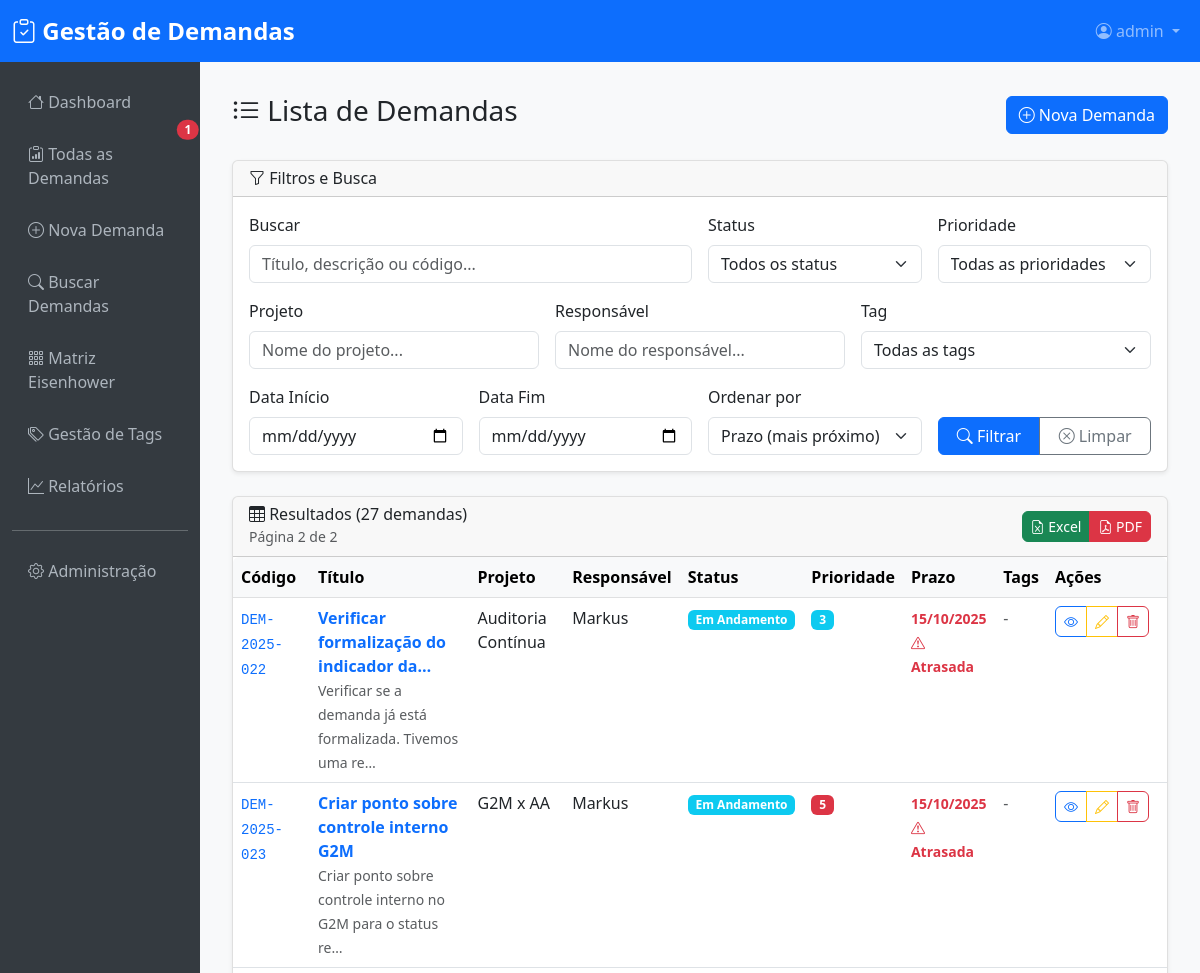
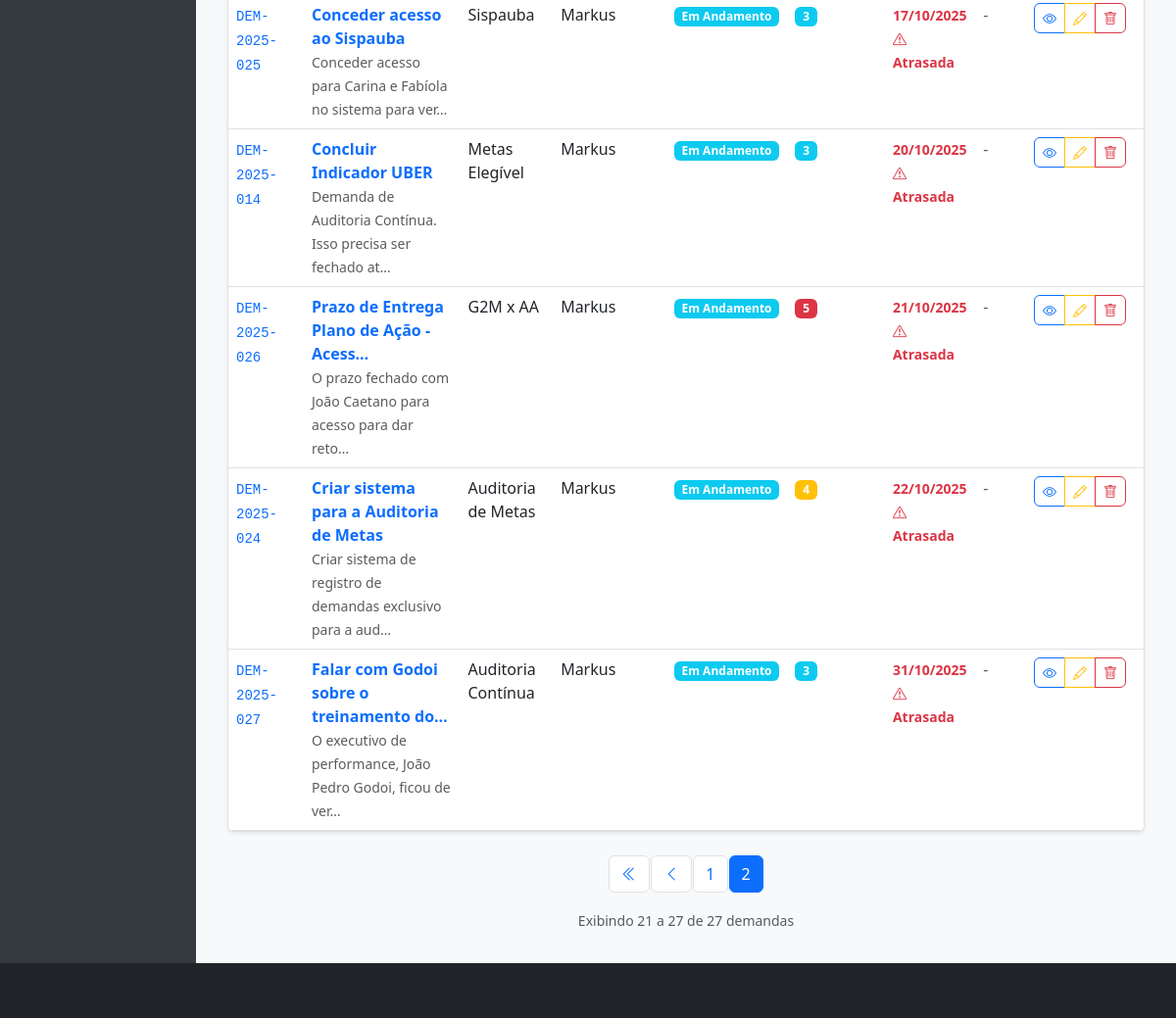
The app's page /demandas/?page=2&order_by=data_prazo (signed in), older data (2 pictures, top to bottom).
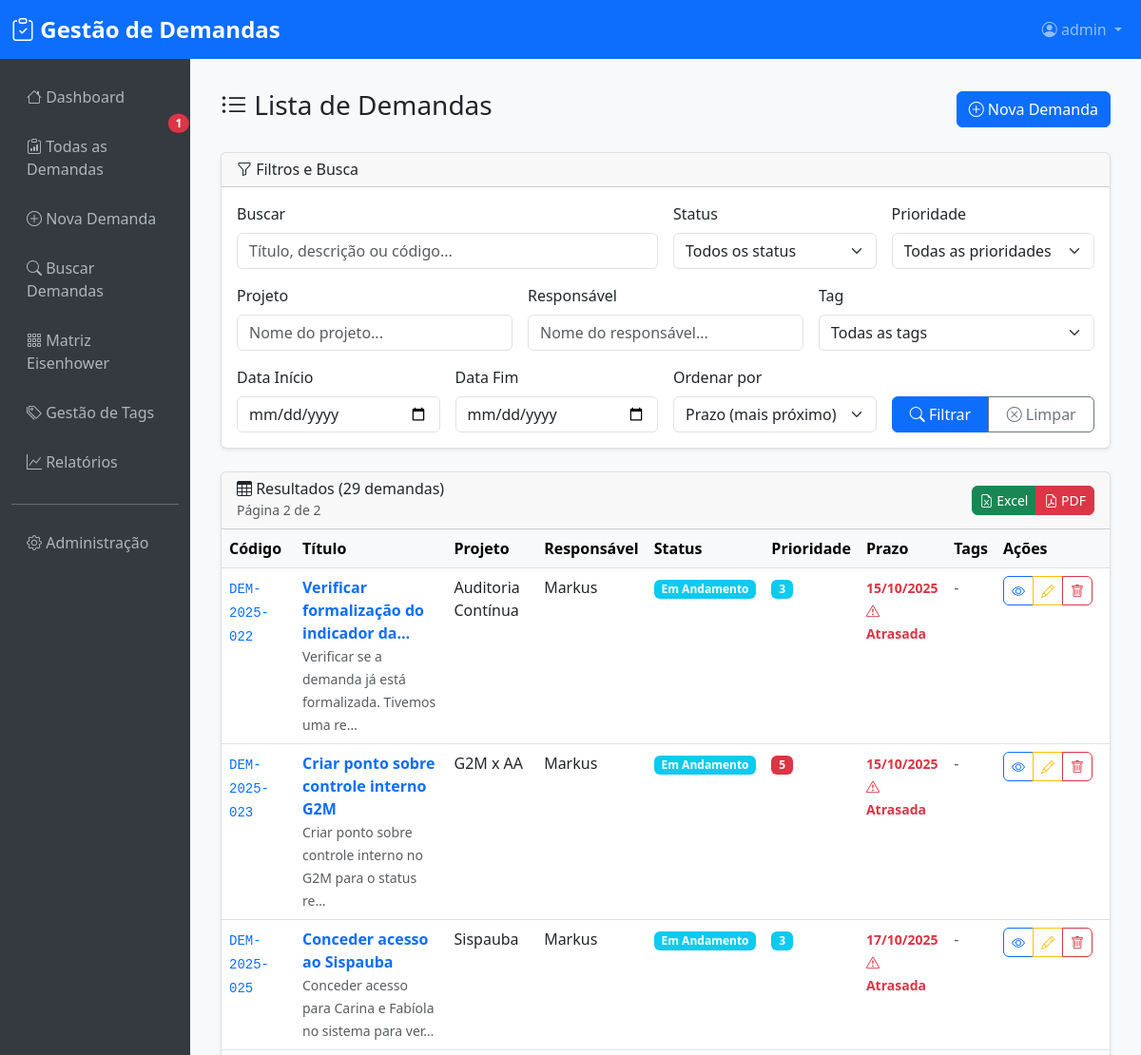
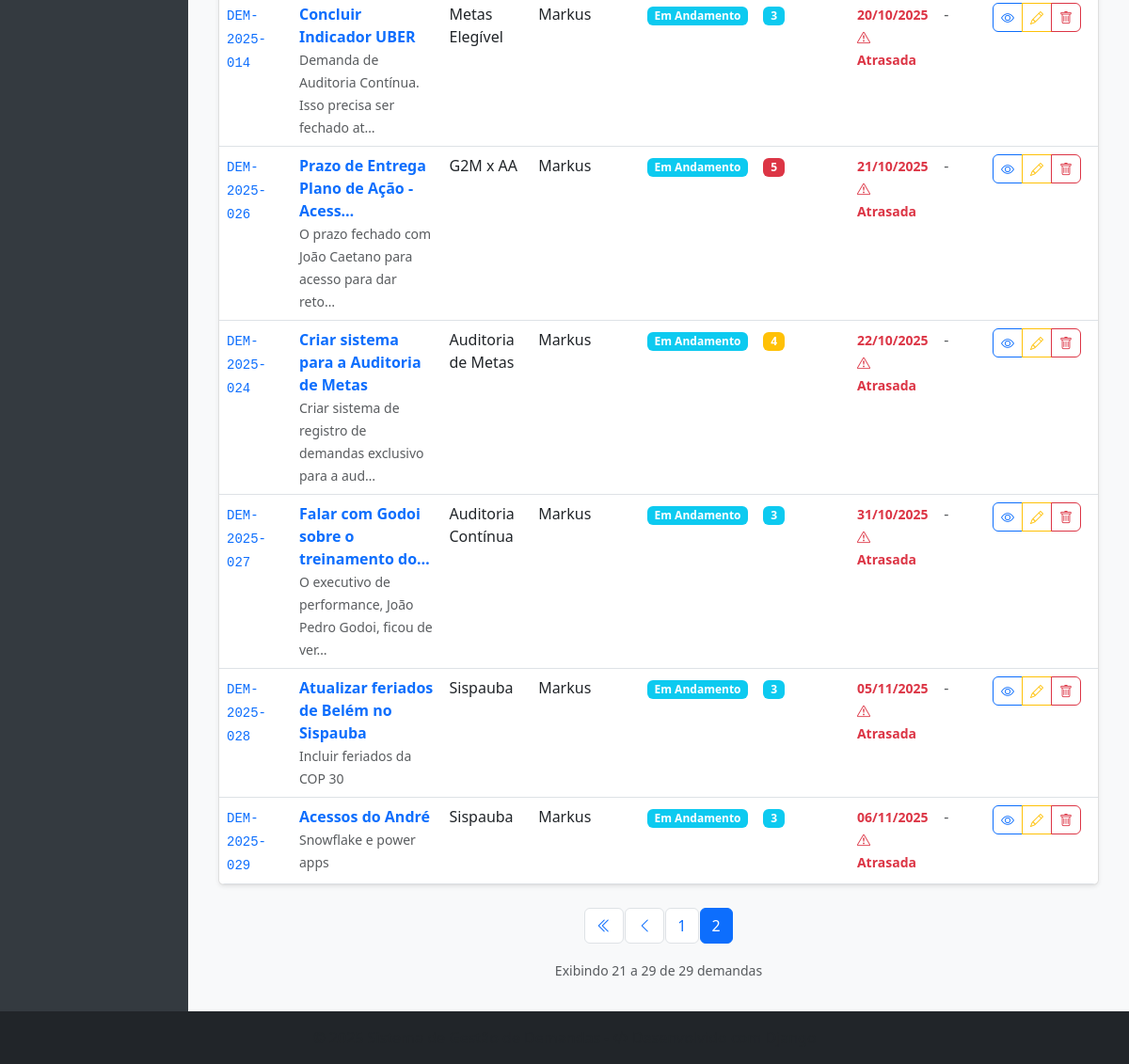
The same page, newer data (2 pictures, top to bottom).
### demandas/models.py (models this page shows, shortened)
class Demanda(models.Model):
    class Status(models.TextChoices):
        PENDENTE = 'pendente', 'Pendente'
        ANDAMENTO = 'andamento', 'Em andamento'
        CONCLUIDA = 'concluida', 'Concluída'
        CANCELADA = 'cancelada', 'Cancelada'
        PAUSA = 'pausa', 'Em pausa'
    class Criticidade(models.TextChoices):
        BAIXA = 'baixa', 'Baixa'
        MEDIA = 'media', 'Média'
        ALTA = 'alta', 'Alta'
        CRITICA = 'critica', 'Crítica'
    class Prioridade(models.IntegerChoices):
        MUITO_BAIXA = 1, '1 - Muito Baixa'
        BAIXA = 2, '2 - Baixa'
        MEDIA = 3, '3 - Média'
        ALTA = 4, '4 - Alta'
        MUITO_ALTA = 5, '5 - Muito Alta'
    STATUS_CHOICES = Status.choices
    CRITICIDADE_CHOICES = Criticidade.choices
    PRIORIDADE_CHOICES = Prioridade.choices
    codigo = models.CharField(
        max_length=20,
        unique=True,
        editable=False,
        verbose_name='Código',
        help_text='Código único gerado automaticamente (DEM-YYYY-NNN)'
    )
    titulo = models.CharField(
        max_length=200,
        verbose_name='Título'
    )
    descricao = models.TextField(
        verbose_name='Descrição'
    )
    solicitante = models.CharField(
        max_length=100,
        verbose_name='Solicitante'
    )
    responsavel = models.CharField(
        max_length=100,
        verbose_name='Responsável'
    )
    projeto = models.CharField(
        max_length=100,
        verbose_name='Projeto'
    )
    data_entrada = models.DateField(
        auto_now_add=True,
        verbose_name='Data de Entrada'
    )
    data_prazo = models.DateField(
        verbose_name='Data de Prazo'
    )
    data_conclusao = models.DateField(
        null=True,
        blank=True,
        verbose_name='Data de Conclusão'
    )
    status = models.CharField(
        max_length=10,
        choices=Status.choices,
        default=Status.PENDENTE,
        verbose_name='Status'
    )
    criticidade = models.CharField(
        max_length=10,
        choices=Criticidade.choices,
        default=Criticidade.MEDIA,
        verbose_name='Criticidade'
    )
    prioridade = models.IntegerField(
        choices=Prioridade.choices,
        default=Prioridade.MEDIA,
        verbose_name='Prioridade'
    )
    riscos = models.TextField(
        blank=True,
        verbose_name='Riscos'
    )
    tempo_estimado = models.DecimalField(
        max_digits=8,
        decimal_places=2,
        verbose_name='Tempo Estimado',
        help_text='Tempo estimado em horas'
    )
    tempo_realizado = models.DecimalField(
        max_digits=8,
        decimal_places=2,
        default=0,
        verbose_name='Tempo Realizado',
        help_text='Tempo realizado em horas'
    )
    tags = models.ManyToManyField(
        Tag,
        blank=True,
        related_name='demandas',
        verbose_name='Tags'
    )
    criado_por = models.ForeignKey(
        User,
        on_delete=models.CASCADE,
        related_name='demandas_criadas',
        verbose_name='Criado por'
    )
    criado_em = models.DateTimeField(
        auto_now_add=True,
        verbose_name='Criado em'
    )
    atualizado_em = models.DateTimeField(
        auto_now=True,
        verbose_name='Atualizado em'
    )
    class Meta:
        ordering = ['-criado_em']
        verbose_name = 'Demanda'
        verbose_name_plural = 'Demandas'
        indexes = [
            models.Index(fields=['status']),
            models.Index(fields=['prioridade']),
            models.Index(fields=['data_prazo']),
            models.Index(fields=['criado_por']),
        ]
    @property
    def esta_atrasada(self) -> bool:
        status_finalizados = {self.Status.CONCLUIDA, self.Status.CANCELADA}
        if self.status in status_finalizados:
            return False
        return timezone.now().date() > self.data_prazo

### demandas/views.py (the view)
# urls.py: path('demandas/', views.DemandaListView.as_view(), name='demanda_list'),
class DemandaListView(LoginRequiredMixin, ListView):
    model = Demanda
    template_name = 'demandas/demanda_list.html'
    context_object_name = 'demandas'
    paginate_by = DEMANDAS_PER_PAGE
    VALID_ORDER_FIELDS = {
        'data_prazo', '-data_prazo',
        'prioridade', '-prioridade',
        'status', '-status',
        'criado_em', '-criado_em',
    }
    def get_queryset(self):
        queryset = Demanda.objects.all()
        queryset = self._apply_search_filter(queryset)
        queryset = self._apply_field_filters(queryset)
        queryset = self._apply_date_filters(queryset)
        queryset = self._apply_ordering(queryset)
        return queryset.distinct()
    def _apply_search_filter(self, queryset):
        search = self.request.GET.get('search')
        if search:
            queryset = queryset.filter(
                Q(titulo__icontains=search) |
                Q(descricao__icontains=search) |
                Q(codigo__icontains=search)
            )
        return queryset
    def _apply_field_filters(self, queryset):
        filters = {
            'status': 'status',
            'prioridade': 'prioridade',
            'projeto': 'projeto__icontains',
            'responsavel': 'responsavel__icontains',
            'tag': 'tags__id',
        }
        for param, field in filters.items():
            value = self.request.GET.get(param)
            if value:
                queryset = queryset.filter(**{field: value})
        return queryset
    def _apply_date_filters(self, queryset):
        data_inicio = self.request.GET.get('data_inicio')
        data_fim = self.request.GET.get('data_fim')
        if data_inicio:
            queryset = queryset.filter(data_entrada__gte=data_inicio)
        if data_fim:
            queryset = queryset.filter(data_entrada__lte=data_fim)
        return queryset
    def _apply_ordering(self, queryset):
        order_by = self.request.GET.get('order_by', '-criado_em')
        if order_by in self.VALID_ORDER_FIELDS:
            queryset = queryset.order_by(order_by)
        return queryset
    def get_context_data(self, **kwargs):
        context = super().get_context_data(**kwargs)
        context['tags'] = Tag.objects.all()
        context['status_choices'] = Demanda.STATUS_CHOICES
        context['prioridade_choices'] = Demanda.PRIORIDADE_CHOICES
        get_copy = self.request.GET.copy()
        if 'page' in get_copy:
            get_copy.pop('page')
        context['query_params'] = get_copy.urlencode()
        return context

### demandas/templates/demandas/demanda_list.html (shortened to what the changed rows need)
{% extends 'base.html' %}
{% block content %}
<div class="row">
    <div class="col-12">
        <div class="d-flex justify-content-between align-items-center mb-4">
            <h1 class="h3">
                <i class="bi bi-list-ul"></i>
                Lista de Demandas
            </h1>
        </div>
    </div>
</div>
<div class="row">
    <div class="col-12">
        <div class="card">
            <div class="card-header d-flex justify-content-between align-items-center">
                <div>
                    <h6 class="m-0">
                        <i class="bi bi-table"></i>
                        Resultados ({{ page_obj.paginator.count }} demandas)
                    </h6>
                    <small class="text-muted">
                        Página {{ page_obj.number }} de {{ page_obj.paginator.num_pages }}
                    </small>
                </div>
            </div>
            <div class="card-body p-0">
                {% if demandas %}
                    <div class="table-responsive">
                        <table class="table table-hover mb-0">
                            <thead class="table-light">
                                <tr>
                                    <th>Código</th>
                                    <th>Título</th>
                                    <th>Projeto</th>
                                    <th>Responsável</th>
                                    <th>Status</th>
                                    <th>Prioridade</th>
                                    <th>Prazo</th>
                                    <th>Tags</th>
                                    <th width="120">Ações</th>
                                </tr>
                            </thead>
                            <tbody>
                                {% for demanda in demandas %}
                                <tr>
                                    <td>
                                        <a href="{% url 'demandas:demanda_detail' demanda.pk %}" class="text-decoration-none">
                                            <code>{{ demanda.codigo }}</code>
                                        </a>
                                    </td>
                                    <td>
                                        <a href="{% url 'demandas:demanda_detail' demanda.pk %}" class="text-decoration-none">
                                            <strong>{{ demanda.titulo|truncatechars:40 }}</strong>
                                        </a>
                                        <br>
                                        <small class="text-muted">{{ demanda.descricao|truncatechars:60 }}</small>
                                    </td>
                                    <td>{{ demanda.projeto }}</td>
                                    <td>{{ demanda.responsavel }}</td>
                                    <td>
                                        {% if demanda.status == 'pendente' %}
                                            <span class="badge bg-warning">Pendente</span>
                                        {% elif demanda.status == 'andamento' %}
                                            <span class="badge bg-info">Em Andamento</span>
                                        {% elif demanda.status == 'concluida' %}
                                            <span class="badge bg-success">Concluída</span>
                                        {% elif demanda.status == 'cancelada' %}
                                            <span class="badge bg-danger">Cancelada</span>
                                        {% else %}
                                            <span class="badge bg-secondary">Em Pausa</span>
                                        {% endif %}
                                    </td>
                                    <td>
                                        {% if demanda.prioridade == 5 %}
                                            <span class="badge bg-danger">5</span>
                                        {% elif demanda.prioridade == 4 %}
                                            <span class="badge bg-warning">4</span>
                                        {% elif demanda.prioridade == 3 %}
                                            <span class="badge bg-info">3</span>
                                        {% elif demanda.prioridade == 2 %}
                                            <span class="badge bg-light text-dark">2</span>
                                        {% else %}
                                            <span class="badge bg-secondary">1</span>
                                        {% endif %}
                                    </td>
                                    <td>
                                        <small class="{% if demanda.esta_atrasada %}text-danger fw-bold{% endif %}">
                                            {{ demanda.data_prazo|date:"d/m/Y" }}
                                            {% if demanda.esta_atrasada %}
                                                <br><i class="bi bi-exclamation-triangle text-danger"></i> Atrasada
                                            {% endif %}
                                        </small>
                                    </td>
                                    <td>
                                        {% for tag in demanda.tags.all %}
                                            <span class="badge me-1" style="background-color: {{ tag.cor }};">
                                                {{ tag.nome }}
                                            </span>
                                        {% empty %}
                                            <span class="text-muted">-</span>
                                        {% endfor %}
                                    </td>
                                    <td>
                                        <div class="btn-group btn-group-sm">
                                            <a href="{% url 'demandas:demanda_detail' demanda.pk %}"
                                               class="btn btn-outline-primary" title="Visualizar">
                                                <i class="bi bi-eye"></i>
                                            </a>
                                            <a href="{% url 'demandas:demanda_update' demanda.pk %}"
                                               class="btn btn-outline-warning" title="Editar">
                                                <i class="bi bi-pencil"></i>
                                            </a>
                                            <a href="{% url 'demandas:demanda_delete' demanda.pk %}"
                                               class="btn btn-outline-danger" title="Excluir"
                                               onclick="return confirm('Tem certeza que deseja excluir esta demanda?')">
                                                <i class="bi bi-trash"></i>
                                            </a>
                                        </div>
                                    </td>
                                </tr>
                                {% endfor %}
                            </tbody>
                        </table>
                    </div>
                {% endif %}
            </div>
        </div>
    </div>
</div>
{% if is_paginated %}
<div class="row mt-4">
    <div class="col-12">
        <nav aria-label="Paginação de demandas">
            <ul class="pagination justify-content-center">
                {% if page_obj.has_previous %}
                    <li class="page-item">
                        <a class="page-link" href="?page=1{% if query_params %}&{{ query_params }}{% endif %}">
                            <i class="bi bi-chevron-double-left"></i>
                        </a>
                    </li>
                    <li class="page-item">
                        <a class="page-link" href="?page={{ page_obj.previous_page_number }}{% if query_params %}&{{ query_params }}{% endif %}">
                            <i class="bi bi-chevron-left"></i>
                        </a>
                    </li>
                {% endif %}
                {% for num in page_obj.paginator.page_range %}
                    {% if page_obj.number == num %}
                        <li class="page-item active">
                            <span class="page-link">{{ num }}</span>
                        </li>
                    {% elif num > page_obj.number|add:'-3' and num < page_obj.number|add:'3' %}
                        <li class="page-item">
                            <a class="page-link" href="?page={{ num }}{% if query_params %}&{{ query_params }}{% endif %}">
                                {{ num }}
                            </a>
                        </li>
                    {% endif %}
                {% endfor %}
            </ul>
        </nav>
        <div class="text-center text-muted">
            <small>
                Exibindo {{ page_obj.start_index }} a {{ page_obj.end_index }}
                de {{ page_obj.paginator.count }} demandas
            </small>
        </div>
    </div>
</div>
{% endif %}
{% endblock %}

Row changes from the older to the newer data that the page shows:
added Demanda: codigo "DEM-2025-028", titulo "Atualizar feriados de Belém no Sispauba", descricao "Incluir feriados da COP 30", projeto "Sispauba", responsavel "Markus", status "Em Andamento", prioridade "3", data_prazo "05/11/2025"
added Demanda: codigo "DEM-2025-029", titulo "Acessos do André", descricao "Snowflake e power apps", projeto "Sispauba", responsavel "Markus", status "Em Andamento", prioridade "3", data_prazo "06/11/2025"
Text that changed along with them:
{{ page_obj.paginator.count }}: "27" → "29"
{{ page_obj.end_index }}: "27" → "29"
